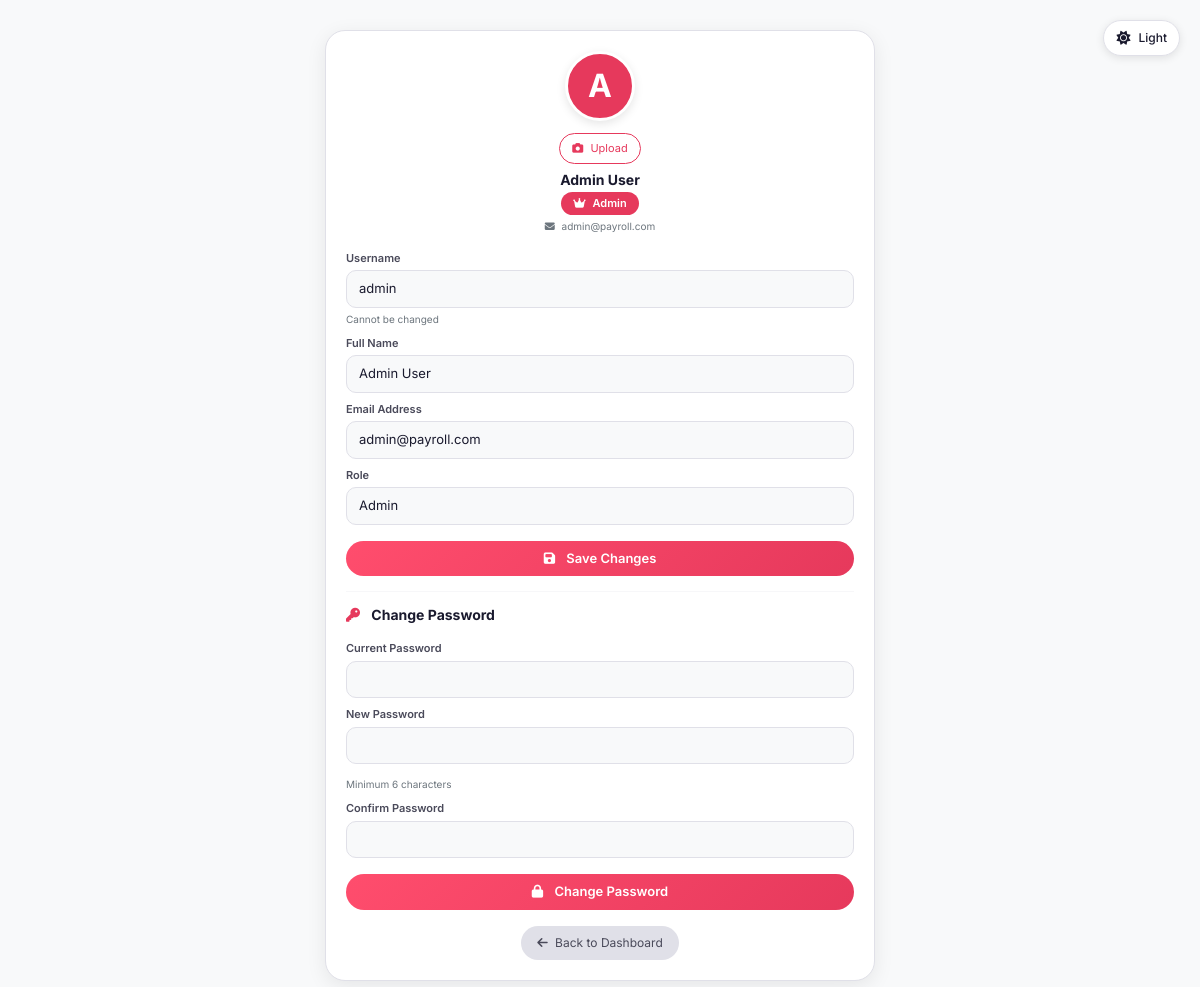
Screenshot of /goodness_payroll/profile.php (signed in) with the database file from the repository.
### tables this page shows
CREATE TABLE `users` (
  `user_id`      INT(11)      NOT NULL AUTO_INCREMENT,
  `username`     VARCHAR(50)  NOT NULL,
  `password`     VARCHAR(255) NOT NULL,
  `full_name`    VARCHAR(100) NOT NULL,
  `email`        VARCHAR(100) DEFAULT NULL,
  `user_role`    ENUM('admin','staff') DEFAULT 'staff',
  `user_status`  ENUM('active','inactive') DEFAULT 'active',
  `last_login`   TIMESTAMP NULL DEFAULT NULL,
  `created_at`   TIMESTAMP NOT NULL DEFAULT CURRENT_TIMESTAMP(),
  `avatar`       VARCHAR(255) DEFAULT NULL,
  `avatar_color` VARCHAR(7)   DEFAULT '#10b981',
  `avatar_image` VARCHAR(255) DEFAULT NULL,
  `avatar_type`  ENUM('initial','image') DEFAULT 'initial',
  PRIMARY KEY (`user_id`),
  UNIQUE KEY `uq_username` (`username`),
  UNIQUE KEY `uq_user_email` (`email`)
);

### goodness_payroll/profile.php (the view, shortened to what this page needs)
<?php
require_once 'config/database.php';
$userId = $_SESSION['user_id'];
$userRole = $_SESSION['role'] ?? 'staff';
$stmt = $db->prepare("SELECT * FROM users WHERE user_id = ?");
$stmt->execute([$userId]);
$user = $stmt->fetch();
$avatarImage = $user['avatar_image'] ?? null;
$avatarType = $user['avatar_type'] ?? 'initial';
?>
<!DOCTYPE html>
<html lang="en">
<head>
    <link href="https://cdn.jsdelivr.net/npm/bootstrap@5.3.0/dist/css/bootstrap.min.css" rel="stylesheet">
    <link rel="stylesheet" href="https://cdnjs.cloudflare.com/ajax/libs/font-awesome/6.4.0/css/all.min.css">
</head>
<body>
    <div class="theme-toggle" id="themeToggle">
        <i class="fas fa-sun" id="sunIcon"></i>
        <span id="themeText">Light</span>
    </div>
    <div class="profile-card">
        <div class="text-center">
            <?php if($avatarType == 'image' && $avatarImage && file_exists($avatarImage)): ?>
            <img src="<?php echo $avatarImage; ?>?t=<?php echo time(); ?>" class="avatar-preview" style="object-fit: cover;">
            <?php else: ?>
            <div class="avatar-preview"><?php echo strtoupper(substr($user['full_name'], 0, 1)); ?></div>
            <?php endif; ?>
            <div class="mt-1">
                <form method="POST" enctype="multipart/form-data" id="avatarForm" style="display: inline;">
                    <label class="btn-outline-pink" style="cursor: pointer;">
                        <i class="fas fa-camera me-1"></i> Upload
                    </label>
                </form>
            </div>
            <div class="mt-2">
                <h5 class="mb-0"><?php echo htmlspecialchars($user['full_name']); ?></h5>
                <span class="role-badge role-<?php echo $userRole; ?> mt-1">
                    <i class="fas fa-<?php echo $userRole == 'admin' ? 'crown' : 'user'; ?> me-1"></i>
                    <?php echo ucfirst($userRole); ?>
                </span>
            </div>
            <div class="text-muted-custom mt-1">
                <i class="fas fa-envelope me-1"></i> <?php echo htmlspecialchars($user['email']); ?>
            </div>
        </div>
        <form method="POST" class="mt-3">
            <div class="mb-2">
                <label class="form-label">Username</label>
                <input type="text" class="form-control-custom" value="<?php echo htmlspecialchars($user['username']); ?>" disabled>
                <div class="text-muted-custom">Cannot be changed</div>
            </div>
            <div class="mb-2">
                <label class="form-label">Full Name</label>
                <input type="text" name="full_name" class="form-control-custom" value="<?php echo htmlspecialchars($user['full_name']); ?>" required>
            </div>
            <div class="mb-2">
                <label class="form-label">Email Address</label>
                <input type="email" class="form-control-custom" value="<?php echo htmlspecialchars($user['email']); ?>" disabled>
            </div>
            <div class="mb-2">
                <label class="form-label">Role</label>
                <input type="text" class="form-control-custom" value="<?php echo ucfirst($user['user_role']); ?>" disabled>
            </div>
            <button type="submit" name="update_profile" class="btn-pink w-100 mt-2">
                <i class="fas fa-save me-2"></i> Save Changes
            </button>
        </form>
        <hr>
        <form method="POST">
            <h5 class="mb-3"><i class="fas fa-key me-2" style="color: #e6395c;"></i> Change Password</h5>
            <div class="mb-2">
                <label class="form-label">Current Password</label>
                <input type="password" name="current_password" class="form-control-custom" required>
            </div>
            <div class="mb-2">
                <label class="form-label">New Password</label>
                <input type="password" name="new_password" id="new_password" class="form-control-custom" required>
                <div class="password-strength" id="strengthIndicator"></div>
                <div class="text-muted-custom">Minimum 6 characters</div>
            </div>
            <div class="mb-2">
                <label class="form-label">Confirm Password</label>
                <input type="password" name="confirm_password" id="confirm_password" class="form-control-custom" required>
            </div>
            <button type="submit" name="change_password" class="btn-pink w-100 mt-2">
                <i class="fas fa-lock me-2"></i> Change Password
            </button>
        </form>
        <div class="text-center mt-3">
            <a href="index.php" class="btn-back"><i class="fas fa-arrow-left me-1"></i> Back to Dashboard</a>
        </div>
    </div>
</body>
</html>

### goodness_payroll/profile.php (style rules this page uses)
:root { --bg-color: #f8f9fa; --card-bg: #ffffff; --text-primary: #1a1a2e; --text-secondary: #4a4a5a; --text-muted: #6c757d; --border-color: #e0e0e8; --input-bg: #f8f9fa; --input-border: #e0e0e8; --hover-bg: #f5f5f5; }
* { font-family: 'Inter', sans-serif; }
body { background: var(--bg-color); min-height: 100vh; padding: 30px; transition: all 0.3s ease; }
.theme-toggle { position: fixed; top: 20px; right: 20px; background: var(--card-bg); border: 1px solid var(--border-color); cursor: pointer; padding: 8px 12px; border-radius: 30px; display: flex; align-items: center; gap: 8px; transition: all 0.3s; z-index: 1000; box-shadow: 0 2px 8px rgba(0,0,0,0.1); }
.theme-toggle i { color: var(--text-primary); font-size: 14px; }
.theme-toggle span { color: var(--text-primary); font-size: 12px; font-weight: 500; }
.profile-card { background: var(--card-bg); border-radius: 20px; padding: 20px; max-width: 550px; margin: 0 auto; box-shadow: 0 5px 20px rgba(0,0,0,0.08); border: 1px solid var(--border-color); }
.avatar-preview { width: 70px; height: 70px; border-radius: 50%; object-fit: cover; margin: 0 auto 12px; display: flex; align-items: center; justify-content: center; font-size: 32px; font-weight: bold; color: white; background: #e6395c; border: 3px solid var(--card-bg); box-shadow: 0 3px 10px rgba(0,0,0,0.1); }
.role-badge { display: inline-block; padding: 3px 12px; border-radius: 20px; font-size: 11px; font-weight: 600; }
.role-admin { background: #e6395c; color: white; }
.btn-back { background: #e0e0e8; color: #4a4a5a; border: none; padding: 8px 16px; border-radius: 30px; font-size: 12px; text-decoration: none; display: inline-block; }
.btn-pink { background: linear-gradient(135deg, #ff4d6d, #e6395c); color: white; border: none; padding: 8px 16px; border-radius: 30px; font-size: 13px; font-weight: 600; }
.btn-outline-pink { border: 1px solid #e6395c; background: transparent; color: #e6395c; padding: 6px 12px; border-radius: 20px; font-size: 11px; cursor: pointer; }
.form-control-custom { background: var(--input-bg); border: 1px solid var(--input-border); border-radius: 10px; padding: 8px 12px; color: var(--text-primary); width: 100%; font-size: 13px; }
.form-label { color: var(--text-secondary); font-size: 11px; font-weight: 600; margin-bottom: 4px; display: block; }
.password-strength { height: 3px; border-radius: 3px; margin-top: 6px; width: 100%; }
hr { border-color: var(--border-color); margin: 15px 0; }
h5 { font-size: 14px; font-weight: 700; color: var(--text-primary); }
.text-muted-custom { color: var(--text-muted); font-size: 10px; margin-top: 4px; display: block; }

### rows the page displays
users: full_name "A", full_name "Admin User", email "admin@payroll.com", username "admin", user_role "Admin"

### other values shown
$userRole "Admin"
